Frame 1 (no input): blank canvas, image omitted
Frame 60 (no input): blank canvas, image omitted
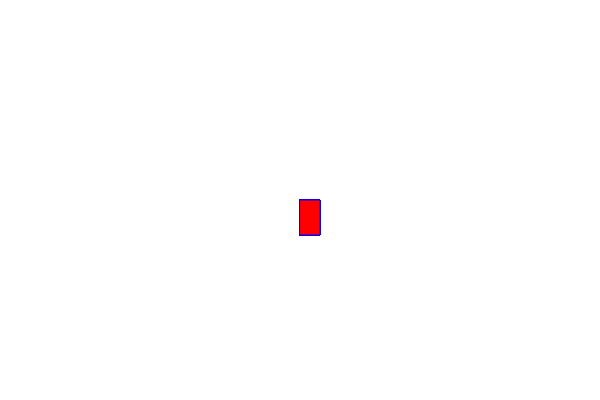
Frame 120 (the mouse pressed at the canvas centre since frame 60)

The p5.js sketch whose frames 1 and 60 were blank and that drew this single picture after the mouse press (run headless with seeded random() and noise() and a simulated clock; from frame 60 on, the mouse is pressed at the canvas centre):

// p5.js sketch
// ── sketch.js
function setup() {
    createCanvas(600, 400);
    background("white");
  }
  
  function draw() {
  
    
    stroke("blue");
    fill("red");
  
    // console.log(mouseIsPressed)
  
    if (mouseIsPressed) {
      rect(mouseX, mouseY, 20, 35);
    }
  }
